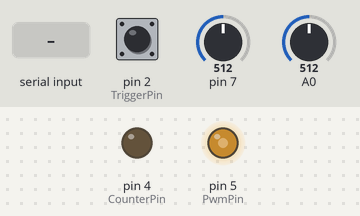
Simulated run of this sketch. Board: Arduino Uno, built with avr-gcc and run on an emulated ATmega328P. Shown: output pins drawn as LEDs (lit = HIGH). The test bench sets the inputs (shaded band); at power-on: pin 2 (TriggerPin) HIGH, pin 7 = 512, A0 = 512. What the sketch prints to the serial monitor is not drawn.

Above: at 1.2 s.
1.3 s: pin 2 (TriggerPin) pulled LOW for 0.15 s
3.1 s: pin 7 set to 716
At 3.6 s:
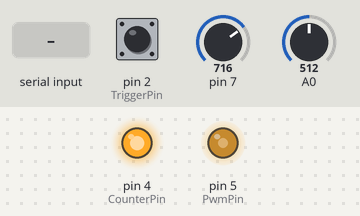
4.6 s: "<a>" received over Serial
6.1 s: "a" received over Serial
Timing chart, 0 to 8.6 s (numbered marks = the images above; inputs shaded):
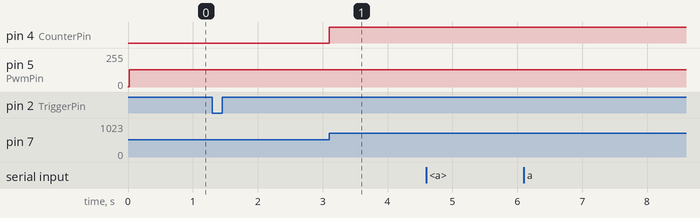

Measured:
- after the input at 1.3 s, every drawn part: stays the same
- after the input at 3.1 s, pin 4 (CounterPin): LOW → HIGH at once
- after the input at 4.6 s, every drawn part: stays the same
- after the input at 6.1 s, every drawn part: stays the same

The sketch:

CLC-interleaved_ino.ino
```cpp
// Interleaved Oscilloscope for Arduino UNO - easily achieve 20kHz wavefunctions
// Arduino Sketch by Claudio Lenz Cesar - Instituto de Fisica - UFRJ (25/July/2020)
// Based on the osciloscope Sketch by  Veldekiaan at https://create.arduino.cc/projecthub/Veldekiaan/sampling-scope-frequency-counter-2e4196
// Need to Install "Processing" and use his Processing Sketch (.pde) in the link above
// and change the first 3 TimebaseSets (lines ~229) to
/*
  new TimebaseSet(1, 0.0001, 475, 0.000003), // 0 com Interleaving x5
  new TimebaseSet(2, 0.0001, 140, 0.000015),
  new TimebaseSet(5, 0.0001, 350, 0.000015),
 */
// and lines 5 and 7 to:
/*
 boolean scope = true; // start with Scope instead of Counter

 static final String SerialPort ="/dev/cu.usbserial-RCBB_4OK6T4";            // Change this to match your Arduino port
 */
// The original Veldekiaan's project triggered (Interrupt) in a PWM port square signal (I changed the port: needed that for the DDS AD9833 control)
// I kept that possibility: PWM pin5 and trigger input Pin2 (but can keep it disconnected)
// I added a trigger Interrupt based on the AnalogComparator (pins6[+] and 7[-]) (lines 215...)
// FOr this realization, the AC+ = internal reference = 1.1V and the sinewave generated by the AD9833 (at about 3V) is also input in AC-=pin7[-]
// I increased the clock for the ADC, using Prescaler=04. The conversion then takes about 13,5 cycles = 13,5*(4/16) µs= 3,4µs
// Using an interleaving factor of x5 (in the 100µs scale only), I set the readings after each trigger to be happen at 15µs time interval (timer interrupt)
// Then, after getting many points in a single AC trigger (single wave), I restart again, but now getting the ADC readings after a time delay of 3µs, then again at 6µs, and so on
// COnexões if using AD9833: AD9833:13=CLK,11=DATA, 10=FSYNC
// D5=saida PWM, ligada num led+300ohm p/ GND (piscando tão rapido que só vemos intensidade média) e também na A5 para ler no osciloscópio
// D4=saída do trigger, ligada num LED+300ohm p/ GND = deve ficar piscando
// pino7 = entrada AIN1 para comparador: ligada na saída do AD9833 = A0 (entrada analógica) e um cap entre Aref & GND
// pino6 será não utilizavel pois vou ligar o AIN0 à tensão interna de referência de 1.1V como nível de trigger
// D2=entrada do trigger (na ausência do gerador AD9833=ligada à saida PWM=pino5, ou desligada com o AD9833)

// Comandos para o AD9833 inseridos aqui: linhas ~36, ~555 -> no Setup
/* Pins for SPI communication with the AD9833 IC
// #include <SPI.h>
// #include <MD_AD9833.h>
#define DATA  11     ///< SPI Data pin number
#define CLK   13     ///< SPI Clock pin number
#define FSYNC 10     ///< SPI Load pin number (FSYNC in AD9833 usage)
#define CS_DIGIPOT 9 // MCP41010 chip select - digital potentiometer. Not used in this implementation (use default)
MD_AD9833 AD(FSYNC); // Hardware SPI = AD9833
unsigned long fnu; // Frequência da Onda Senoidal do AD9833 (linha 557)
*/
/* Veldekiaan's scope:
   6-channel oscilloscope

  Operation mode:
    '#': frequency counter
    '*': oscilloscope
    '!': reset

   Trigger modes:
    'E': rising edge
    'F': falling edge

   Sweep mode:
    'C': continuous
    'D': single sweep

   Time base:
   100, 200, 500 us
   1, 2, 5 ms
   10, 20, 50 ms
   100, 200, 500 ms
   1, 2, 5 s
   10, 20, 50 s
   100, 200 s

   Timebase is identified by characters 'a'-'t'

   Channel:
   Channels are selected by '0'-'5'

   Counter time base
   'G': 1 period, clock divider 1024
   'H': 1 period, clock divider 256
   'I': 1 period, clock divider 64
   'J': 10 periods, clock divider 1024
   ...
   'U': 10000 periods, clock divider 64
*/

#define ScopeMode '*'
#define CounterMode '#'

#define InitialMode '*'

// Trigger input pin (only 2 or 3)
#define TriggerPin 2

#define MaxSamples 1000

// Pin to connect an LED showing counter measuring intervals
// original: #define CounterPin 13
#define CounterPin 4
// Pin to generate a PWM signal (5 or 6 only)
#define PwmPin 5 //  com o AnalogComp o pino 6 passa a ser o AIN0 e agora a saida PWM será no pino5
#define PwmFreq65k 0x1
#define PwmFreq7k 0x2
#define PwmFreq976 0x3
#define PwmFreq244 0x4
#define PwmFreq061 0x5

// Timer and interrupt settings para trigger Externo no Pino 2
#define INTBIT B00000001
#define TRIGCLR B00000001
#define TRIGRISE B00000011
#define TIMERCTCA B00000000
#define TIMERCTCB B10001000
#define TIMERCNTA B00000000
#define TIMERCNTB B00000000
#define TIMERNOCLK B11111000
#define TIMERPS0001 B00000001 // clock do timer = clock do Arduino = 16 MHz
#define TIMERPS0256 B00000100
#define TIMERPS1024 B00000101
#define ADCINIT B10000111 // ADEN=1,enable ADC: isso já resolve o Anal.Comp., ADC=0 Não Começa Conversao, ADATE=0 (sem AutoTrigger), ADIF=0, ADIE=0, ADSprescaler=111=128
// o programa não mexe em ADCSRB, portantos bit ADTS2,1,0 são 000 = free runing (tão rápido quanto possível)
#define ADCSELECT B01100000 // original: 5V
// #define ADCSELECT B11100000 // CLC: mudar para 1.1V de referência (aumenta resolução p/ ondas de pico <1.1V)
#define ADCSTART B01000000
#define ADCPSCLR B11111000
#define ADCPS002 B00000001 // CLC
#define ADCPS004 B00000010 // CLC
#define ADCPS008 B00000011 // CLC
#define ADCPS016 B00000100 // 76.9 kSps ? Tem que mexer também em CNT do trigger do contador
#define ADCPS032 B00000101
#define ADCPS064 B00000110
#define ADCPS128 B00000111
#define ADCREADY B00010000
#define CLEARADIF B10101111 // Does not do anything ?- na operação ADCSRA &= CLEARADIF, limpa os bits 6(ADC StartConversion) e 4(ADIntFlag) e mantém os outros do ADCSRA

boolean scope = true;

//The interrupt setting depends on the choice of the trigger pin: 2 (INT0) ou 3(INT1)
byte intBit = (INTBIT << (TriggerPin == 2 ? 0 : 1));

// Current mode variables
boolean continuousSweep = true;
byte currentChannel = 0;
char currentBase;

// Sample variables
volatile byte sample[MaxSamples];
byte timerPrescaler;
int samples;
volatile int index=0;
volatile int writeIndex;

// Interleaving variables (for the 100µs scale: CLC)
volatile boolean FlagItlvd = false; // Flag whether to use of not interleaving: only made TRUE at 100µs/Div
volatile int itlvdCnt=0; // CLC = interleaved count=0,1,..,4. Vou usar na amostragem mais rápida: 5 leituras com timedelays
volatile int itlvdCntMax=5; // CLC = 5 interleaved points
volatile int tdelay=3; // CLC = interleaving delay in microseconds
volatile int indexWrt; // CLC

// Frequencey counter current ode variables
int periodCount;
volatile int periods = 0;
volatile unsigned long count;
volatile byte counterDiv = 5;

// PWM output value
unsigned int pwm = 128;

/* Initialize the Analog-Digital Converter */
void initAdc()
{
  ADCSRA = ADCINIT;
  ADMUX  = ADCSELECT;
}

/* Read a sample from the ADC */
void readAdc()
{
  unsigned int result = 0;
  ADCSRA |= ADCSTART; // Start conversion
  while ((ADCSRA & ADCREADY) == 0);
  sample[index*(FlagItlvd ? itlvdCntMax : 1)+itlvdCnt+1] = ADCH;                       // 8-bit sample size for speed
  index++;
//  ADCSRA &= CLEARADIF; não faz nada
}

/* Trigger Interrupt Service Routine . Pino 2 é INT0 e pino 3 é INT1 */
#if (TriggerPin == 2)
ISR(INT0_vect)
#else
ISR(INT1_vect)
#endif
{
  if (scope)
  {
    EIMSK &= ~intBit; // Disable trigger interrupt first; (zera o INT1 ou INT0)
    EIFR |= intBit;// Clear pending interrupts (escreve 1 em EIFR(INTFR1 ou INTF0) e assim limpa)

    readAdc();                                    // Read first sample immediately
    TCNT1 = 0;                                    // Reset timer
    TCCR1B |= timerPrescaler;                     // Start timer now
  }
  else
  {
    int c = TCNT1;

    TCNT1 = 0;
    TCCR1B = counterDiv;                          // Start counter
    count += c;                                   // Add current timer to total count
    periods++;                                    // Another period counted
    if (periods > periodCount)                    // If all periods counted for a measurment...
    {
      TCCR1B = 0;                                 // ... Stop counter
      writeCount(count);                          // Report value to PC
      counterReset();                             // Reset counter for next measurement
    }
  }
}
/* a parte do Analog Comparator - CLC */
ISR(ANALOG_COMP_vect) {
 // ACSR  |=  (1<<ACI);    // clear Analog Comparator interrupt
  if (scope)
  {
//    EIMSK &= ~intBit; // Disable trigger interrupt first; (zera o INT1 ou INT0)
//    EIFR |= intBit; // Clear pending interrupts (escreve 1 em EIFR(INTFR1 ou INTF0) e assim limpa)
  bitClear(ACSR,ACIE); // DISABLE ADC interrupt first  = CLC
  bitSet(ACSR,ACI); // Clear Pending Interrupt = CLC
  digitalWrite(CounterPin, !digitalRead(CounterPin));   // toggle state of Pin 4
  delayMicroseconds(tdelay*itlvdCnt); // CLC= delay for interleaving
  readAdc();                                    // Read first sample immediately
  TCNT1 = 0;                                    // Reset timer
  TCCR1B |= timerPrescaler;                     // Start timer now
  }
}

/* Handle the end of a sweep */
void stopSweep()
{
  TCCR1B &= TIMERNOCLK;                           // Set clock select to 0 (no clock)
  index++;
  writeData();                                    // Write sampled data to serial connection
  if (continuousSweep)
  {
    scopeReset();                                 // Restart automatically in continuous sweep mode
  }
}

/* Reset the scope for a new sweep */
void scopeReset()
{
  TCCR1B &= TIMERNOCLK;                           // Stop the timer by setting clock select to 0 (no clock)

  Serial.print((char) 0xFF);                      // Mark end of sweep to console
  index = 0;                                      // Reset sweep data
  itlvdCnt=0;
  writeIndex = 0;

  // CLC: faz a 1a conversão que demora mais. Não guarda os dados
  ADCSRA |= ADCSTART; // Start conversion
  while ((ADCSRA & ADCREADY) == 0); // espera terminar

  EIFR |= intBit;                                 // Reset trigger interrupt flag
  EIMSK |= intBit;                                // Enable interrupts on trigger input

  bitSet(ACSR,ACI); // Clear Pending Interrupt = CLC
  bitSet(ACSR,ACIE); // ENABLE ADC again = CLC
  // Wait for trigger signal interrupt
}

/* Reset the frequency counter to start another measurement */
void counterReset()
{
  digitalWrite(CounterPin, HIGH - digitalRead(CounterPin)); // Toggle indicator LED
  periods = 0;                                    // Reset counted periods
  count = 0UL;                                    // Reset total timer counts
  TCNT1 = 0;                                      // Reset timer
  EIFR != intBit;
}

/* Interrupt Service Routine for timer OCR compare match */
ISR(TIMER1_COMPA_vect)
{
  readAdc();                             // Read next ADC sample and store it
  if (index >= samples)                  // algo tem que ocorrer se pegou toda a sample dessa vez
      if ((!FlagItlvd) || (itlvdCnt+1 >= itlvdCntMax))   {stopSweep();} // se não tem interleaving: pegou toda a amostra: STOP
        else { // senão ... vai pro próximo indice de interleaving
          itlvdCnt++;
          TCCR1B &= TIMERNOCLK;           // tem que parar o clock interrupt: select to 0 (no clock)
          index=0; // reseta o indice para interleaved e, reabilita e espera novo triger do ADC:
          bitSet(ACSR,ACI); // Clear Pending Interrupt = CLC
          bitSet(ACSR,ACIE); // ENABLE AComp interrupt again = CLC
         // Serial.print("\n Ix,It="); Serial.print(index); Serial.print(itlvdCnt); // debug
     }
 }

/* Set the sample time for the selected time base.
 * The selection is done with a single character 'a'-'t'.
*/
void setSampleTime(char c)
{
  unsigned int cnt;

  currentBase = c;                                // Store the time base as current

  ADCSRA &= ADCPSCLR;                             // Clear prescaler
  // Set ADC prescaler
  switch (c)
  {
    case 'a':
    case 'b':
    case 'c':
    case 'd':
      ADCSRA |= ADCPS004; //CLC teste = melhor
    // ADCSRA |= ADCPS008; //CLC teste
    // ADCSRA |= ADCPS016; // Original CLC
      break;
    case 'e':
      ADCSRA |= ADCPS032;
      break;
    case 'f':
      ADCSRA |= ADCPS064;
      break;
    default:
      ADCSRA |= ADCPS128;
      break;
  }

  // Set #samples
  switch (c)
  {
    case 'a':
      samples = 95; FlagItlvd=true; // Interleaving somente na escala de 100µs
// original      samples = 48;
      break;
    case 'b':
      samples = 140; FlagItlvd=false;
//      samples = 91;
      break;
    case 'c':
//      samples = (50 << (c - 'a'));
      samples = 350; FlagItlvd=false;
      break;
    case 'd':
    case 'e':
      samples = 400; FlagItlvd=false;
      break;
    default:
      samples = (c >= 'o' ? 1000 : 500);  FlagItlvd=false;
      break;
  }

  // Set timer prescaler
  timerPrescaler = (c <= 'j' ? TIMERPS0001 : (c <= 'r' ? TIMERPS0256 : TIMERPS1024));

  // Set counter max value
  switch (c)
  {
    case 'a':
        cnt = 240;  //240=15*16 para 15µs de conversão (o interleaved entra de 3 em 3 µs, itlvdcnt=0,1,2,3,4).
       break;
    case 'b':
    case 'c':
//      cnt = 400; // No TIMERPS001 isso daria 400/(16MHz)=25 µs; enquanto a conversão deve durar 13,5 ciclos de clock do ADC, o que no Prescaler ADCPS008 daria 7µs
//      cnt = 336; // ORIGINAL (CLC)
        cnt = 240; //240=15*16 para 15µs de conversão
       break;
    case 'd':
    case 'e':
    case 'f':
    case 'g':
    case 'h':
      cnt = 400 << (c - 'd');
      break;
    case 'i':
      cnt = 16000;
      break;
    case 'j':
      cnt = 32000;
      break;
    case 'k':
      cnt = 250;
      break;
    case 'l':
    case 'm':
    case 'n':
      cnt = 625 << (c - 'l');
      break;
    case 'o':
    case 'p':
    case 'q':
      cnt = 3125 << (c - 'o');
      break;
    case 's':
      cnt = 15625;
      break;
    case 'r':
    case 't':
      cnt = 31250;
      break;
  }
  OCR1A = cnt;
}

/* Set trigger mode to falling or rising edge no TriggerPin */
void setTriggerMode(char c)
{
  if (c == 'F')
  {
    EICRA &= ~(TRIGCLR << (TriggerPin == 2 ? 0 : 2));
    bitSet(ACSR,ACIS0); // CLC : Analog Comparator
  }
  else
  {
    EICRA |= TRIGRISE << (TriggerPin == 2 ? 0 : 2);
    bitClear(ACSR,ACIS0); // CLC : Analog Comparator
  }
}

/* Sweep mode (continuous or single) */
void setSweepMode(char c)
{
  continuousSweep = (c == 'C');                   // 'C' is continuous, 'S' is single
}

/* Set the channel '1'-'6' */
void setChannel(char c)
{
  currentChannel = (c - '1');                     // Internally, channels are 0-5
  ADMUX &= B11110000;
  ADMUX |= (currentChannel & 0x7);                // Switch the ADC multiplexer to the channel pin
}

/* Start oscilloscope mode */
void setScope()
{
  scope = true;
  digitalWrite(CounterPin, LOW);                  // Switch off counter indicator
  TCCR1A = TIMERCTCA;                             // Use Timer1 in 'match OCR' mode for sampling
  TCCR1B = TIMERCTCB;                             // No clock, so no interrupts yet
  TIMSK1 |= (1 << OCIE1A);                        // Enable timer1 compare interrupts
  execute(currentBase);                           // Set the time base to the last used
  scopeReset();                                   // Restart scope
}

/* Start frequency counter mode */
void setCounter()
{
  scope = false;
  periodCount = 1;
  digitalWrite(CounterPin, HIGH);                 // Switch on counter indicator
  TCCR1A = TIMERCNTA;                             // Use Timer1 in normal mode for counting
  TCCR1B = 0;                                     // Hold timer
  TIMSK1 &= ~(1 << OCIE1A);                       // Disable timer1 compare interrupts
  EIFR |= intBit;
  EIMSK |= intBit;                                // Enable external interrupt
  counterReset();                                 // Restart frequency counter
}

/* Set the number of periods to count for determining frequency */
void setPeriods(char c)
{
  int s = c - 'G';
  int p = s / 3;                                  // Period count 1, 10, 100, 1000 or 10000
  counterDiv = 5 - (s % 3);                       // Clock divider 64, 256 or 1024 for accuracy
  periodCount = 1;
  for (int per = 0; per < p; per++)
  {
    periodCount *= 10;
  }
}

/* Handle command characters sent from the console */
void execute(char c)
{
  switch (c)
  {
    case '!':
      break;
    case 'E':
    case 'F':
      setTriggerMode(c);
      break;
    case 'C':
    case 'D':
      setSweepMode(c);
      break;
    case '#':
      setCounter();
      break;
    case '*':
      setScope();
      break;
    case '-':
      if (pwm > 0)
      {
        pwm--;
      }
analogWrite(PwmPin, pwm);
      break;
    case '+':
      if (pwm < 255)
      {
        pwm++;
      }
 analogWrite(PwmPin, pwm);
      break;
     case '<':
       if ((TCCR0B & 0x07) > 0x02)
       {TCCR0B = (TCCR0B & 0xF8) | ((TCCR0B & 0x07)-0x1);}
       break;
      case '>':
       if ((TCCR0B & 0x07) < 0x05)
       {TCCR0B = (TCCR0B & 0xF8) | ((TCCR0B & 0x07)+0x1);}
       break;
    default:
      if (c >= '1' && c <= '6')
      {
        setChannel(c);
      }
      else if (islower(c))
      {
        setSampleTime(c);
      }
      else
      {
        setPeriods(c);
      }
      break;
  }
  if (scope)
  {
    scopeReset();
  }
  else
  {
    counterReset();
  }
}

/* Send all available samples to the console */
void writeData()
{ if (FlagItlvd) {indexWrt=samples*itlvdCntMax+1;} else {indexWrt=index;}
  for (writeIndex=1; writeIndex < indexWrt; writeIndex++)
  {
  Serial.print((char) sample[writeIndex]);  // Original= vai o binário
// Serial.print("\n"); Serial.print(sample[writeIndex]);  // aqui vai o número em decimal
  }
  Serial.print((char) (0xFF));                    // Send all ones to mark end of transmission
}

/* Writes the count value for the defined number of periods in 4 bytes, LSB first */
void writeCount(unsigned long cnt)
{
  unsigned long c = cnt;

  for (int d = 0; d < 4; d++)
  {
    Serial.print((char) (c & 0xFF));
    c >>= 8;
  }
  Serial.print((char) (0xFF));                    // Send all ones to mark end of transmission
}

/* Standard set-up */
void setup()
{
  // original: Serial.begin(115200);                           // Fast serial connection
  Serial.begin(9600);

/* AD9833:Begin
  AD.begin();
  fnu = 2000UL; // 10000UL = 10kHz
  AD.setFrequency(MD_AD9833::CHAN_0, fnu);
// AD9833:End
*/
  pinMode(TriggerPin, INPUT_PULLUP);              // The trigger input
  pinMode(CounterPin, OUTPUT);                    // The frequency counter indicator LED
  pinMode(PwmPin, OUTPUT);                        // A PWM source for testing

  TIMSK0 = 0;                                     // Disbable other timer interrupts
  TIMSK2 = 0;

 /* mudei d0 2o pro 1o abaixo */
  // TCCR0B = (TCCR0B & 0xF8) | PwmFreq7k;
 //TCCR0B = (TCCR0B & 0xF8) | PwmFreq976;           // Set pin 5/6 PWM frequency
 // TCCR0B = (TCCR0B & 0xF8) | PwmFreq244;
TCCR0B = (TCCR0B & 0xF8) | PwmFreq061;  // para as contantes de tempo R+C longas!!!

  // External interrupt for trigger signal (in TrigPin =2)
  EIMSK &= ~intBit;                               // Disable trigger interrupt first; (zera o INT1 ou INT0)
  EIFR |= intBit;                                 // Clear pending interrupts (escreve 1 em EIFR(INTFR1 ou INTF0) e assim limpa)
  EICRA = TRIGRISE << (TriggerPin == 2 ? 0 : 2);  // Start with rising edge

  initAdc();                                      // Set up the analog inputs and the ADC

  // AnalogComparator: Begin (CLC)
  //  ; AIN0=Bandgap=1.1V
  pinMode(7, INPUT);
  DIDR1 = B00000011; // disable digital input to AIN1/0
/* ACSR =
   (0 << ACD) |    // Analog Comparator: Enabled
   (1 << ACBG) |   // ou não:Analog Comparator Bandgap Select: bandgap 1.1V in AIN0 (positive input)
   (0 << ACO) |    // Analog Comparator Output: OFF
   (1 << ACI) |    // Analog Comparator Interrupt Flag: Clear Pending Interrupt
   (1 << ACIE) |   // Analog Comparator Interrupt: Enabled
   (0 << ACIC) |   // Analog Comparator Input Capture: Disabled
   (1 << ACIS1) | (0 << ACIS0);   // Analog Comparator Interrupt Mode: Comparator Interrupt on Rising Output Edge
*/
ACSR = B01011010; // enable AC, AIN0=1.1V, ACO=off, ClearPendindInt, ACintEnable,ACInputCapt=Disabled, falling edge do comparador=rising edge do meu sinal
// AnalogComparator: End (CLC)

  // Set the default controls
  execute('E');                                   // Rising edge trigger
  execute('C');                                   //  mudei para Single sweep - Continuous sweep
  execute('1');                                   // Channel A0
  /* mudei de 'h' pra 'd'*/
  execute('h');                                   // VOLTEI (mudei para 100µs interleaved)
  execute('G');                                   // Counter time base at 1x/1024

  execute(InitialMode);                           // Start in selected initial mode

  analogWrite(PwmPin, pwm);                       // Switch on PWM signal
}

/* Standard loop */

void loop()
{
  if (Serial.available())                         // If a command was sent from the console, ...
  {
    execute(Serial.read());                       // ...handle it here
  }
}
```
